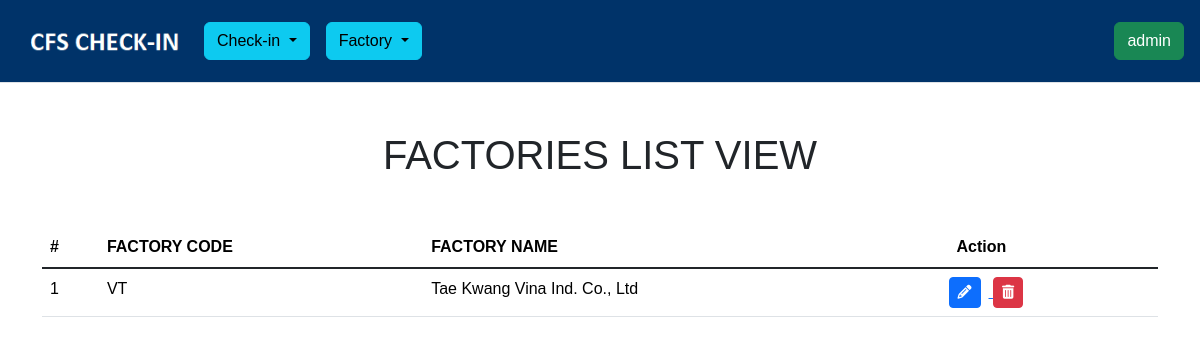
The app's page /factory/view/ (signed in), older data.
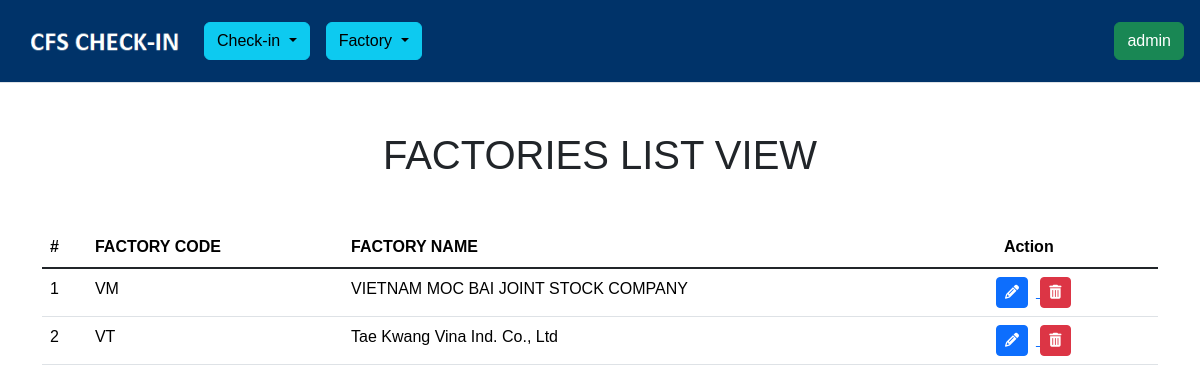
The same page, newer data.
### factory/models.py (models this page shows, shortened)
class Factory(models.Model):
    factory_code = models.CharField(max_length=10, null=True, blank=True)
    factory_name = models.CharField("Tên nhà máy",max_length=256)

### factory/views.py (the view)
# urls.py: path("view/", login_required(views.FactoryListView.as_view(), login_url='users:login'), name="factory-view"),
class FactoryListView(generic.ListView, LoginRequiredMixin):
    model = Factory
    template_name ='factory-view.html'
    paginate_by = 50
    ordering = ['factory_code']

### factory/templates/factory-view.html (shortened to what this page needs)
{% extends 'base.html' %}
{% block content %}
<div class="bg-view">
	<div class="container">
		<div class="px-5 my-5 text-center">
			<h1>FACTORIES LIST VIEW</h1>
		</div>
		<table class="table">
			<thead>
				<tr>
					<th scope="col">#</th>
					<th scope="col">FACTORY CODE</th>
					<th scope="col">FACTORY NAME</th>
					<th scope="col" class="px-4">Action</th>
				</tr>
			</thead>
			<tbody class="table-group-divider">
				{% for factory in object_list %}
				<tr>
					<td>{{ forloop.counter }}</td>
					<td>{{ factory.factory_code }}</td>
					<td>{{ factory.factory_name }}</td>
					<td>
						<a href="{% url 'factory:factory-update' factory.id %}">
							<button
								type="button"
								class="btn btn-sm btn-primary mx-2"
								data-form-url=""
							>
								<span class="fa fa-pencil"></span>
							</button>
						</a>
						<a href="{% url 'factory:factory-delete' factory.id %}">
							<button
								type="button"
								class="btn btn-sm btn-danger"
								data-form-url=""
							>
								<span class="fa fa-trash"></span>
							</button>
						</a>
					</td>
				</tr>
				{% empty %}
				<tr>
					<td colspan="9" class="text-center">
						No factory available
					</td>
				</tr>
				{% endfor %}
			</tbody>
		</table>
	</div>
</div>
{% endblock content %}

Row changes from the older to the newer data that the page shows:
added Factory: factory_code "VM", factory_name "VIETNAM MOC BAI JOINT STOCK COMPANY"
